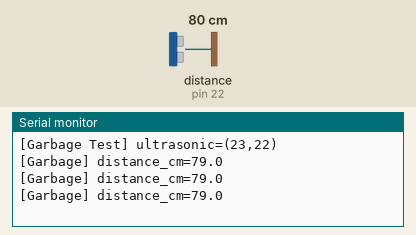
Recording of a sketch running on a simulated Arduino Mega 2560, built with avr-gcc and run on an emulated ATmega2560. Shown: the last lines printed to the serial monitor. Wiring (inferred from the names in the program): ultrasonic range finder: trigger pin 23; echo pin 22. The test bench sets the inputs (shaded band); at power-on: distance to the obstacle (sensor on pin 22) 80 cm. The echo pulse lasts 58.3 µs per cm.

Above: at 1.8 s.
1.9 s: distance to the obstacle (sensor on pin 22) set to 2 cm
At 2.31 s:
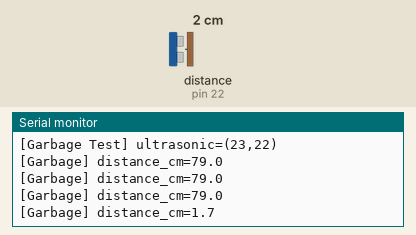
3.4 s: distance to the obstacle (sensor on pin 22) set to 4 cm
At 3.9 s:
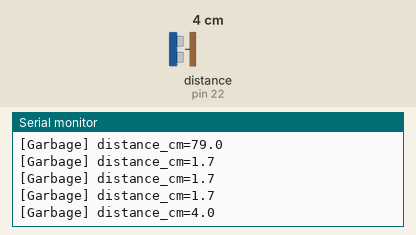
Timing chart, 0 to 6.4 s (numbered marks = the images above; inputs shaded):
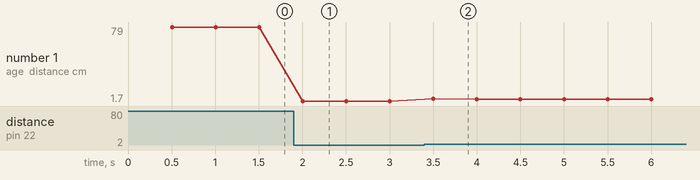

Measured:
- after the input at 1.9 s, the serial monitor: prints a new line after 0.10 s (image 1)
- after the input at 3.4 s, the serial monitor: prints a new line after 0.10 s (image 2)
- plotted number 1: 79 → 1.7 after the input at 1.9 s, 1.7 → 3.7 after the input at 3.4 s

The sketch:

Garbage_Test.ino
```cpp
#include <Arduino.h>

#define GARBAGE_US_TRIG 23
#define GARBAGE_US_ECHO 22
#define PRINT_MS 500UL

static unsigned long lastPrint = 0;

float readDistance() {
    digitalWrite(GARBAGE_US_TRIG, LOW);
    delayMicroseconds(2);
    digitalWrite(GARBAGE_US_TRIG, HIGH);
    delayMicroseconds(10);
    digitalWrite(GARBAGE_US_TRIG, LOW);

    long duration = pulseIn(GARBAGE_US_ECHO, HIGH, 18000);
    if (duration == 0) return -1;

    float distance = duration * 0.034f / 2.0f;
    if (distance <= 0 || distance > 300) return -1;
    return distance;
}

void setup() {
    Serial.begin(115200);
    pinMode(GARBAGE_US_TRIG, OUTPUT);
    pinMode(GARBAGE_US_ECHO, INPUT);
    Serial.println("[Garbage Test] ultrasonic=(23,22)");
}

void loop() {
    unsigned long now = millis();
    if (now - lastPrint < PRINT_MS) return;
    lastPrint = now;

    float distance = readDistance();
    Serial.print("[Garbage] distance_cm=");
    Serial.println(distance, 1);
}
```
